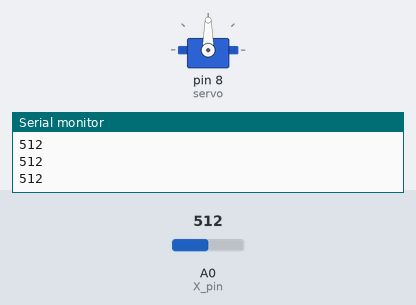
The sketch below on a simulated Arduino Uno, built with avr-gcc and run on an emulated ATmega328P. Parts: servo, the last lines printed to the serial monitor. Inputs (shaded band) come from the test bench; at power-on: A0 (X_pin) = 512.

Above: at 1.2 s.
1.3 s: A0 (X_pin) set to 164
At 2.3 s:
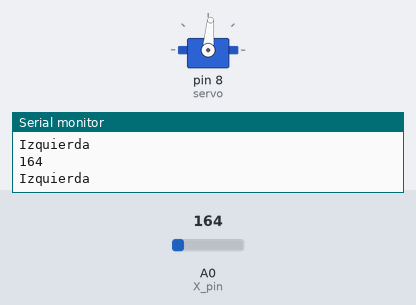
2.8 s: A0 (X_pin) set to 139
At 3.6 s:
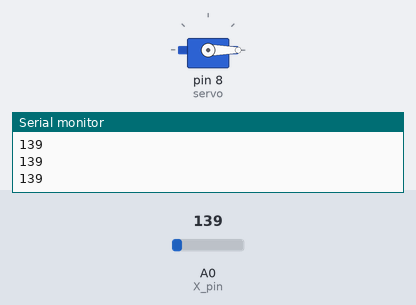
4.3 s: A0 (X_pin) set to 910
At 5.4 s:
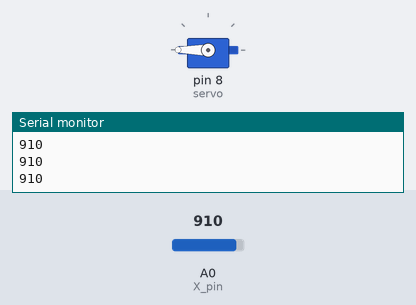
5.8 s: A0 (X_pin) set to 890
At 7.0 s:
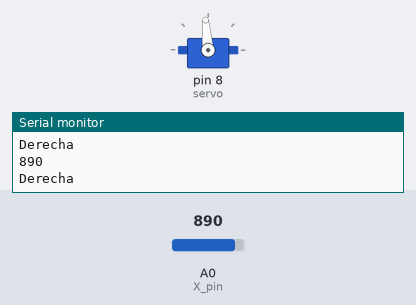
7.3 s: A0 (X_pin) set to 1023
At 7.8 s:
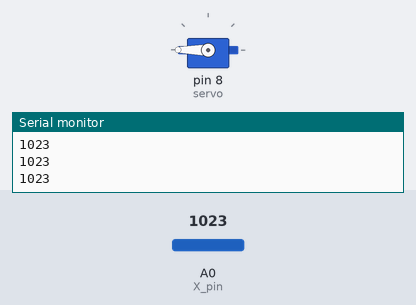
Timing chart, 0 to 9.8 s (numbered marks = the images above; inputs shaded):
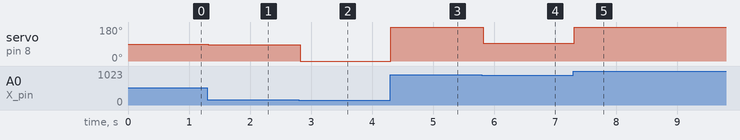

The sketch:

Ejercicio4.2.ino
```cpp
// C++ code
// GRUPO B3
// Mateo Rico Iglesias
// Chen Xin Pan Wang
// Eduardo Blanco Bielsa

#include <Servo.h>
//2.-
Servo servo;
int boton_pin = 7; // Pin digital para el botón
int X_pin = A0; // Pin analógico para leer eje X
bool derecha = false;
bool izquierda = false;

void setup(){
 Serial.begin(9600);
 servo.attach(8);
 pinMode(boton_pin, INPUT_PULLUP);
}
void loop(){
  int movimientoJoystickX = detectarJoystick();
  Serial.println(movimientoJoystickX);
 if(movimientoJoystickX < 490 && movimientoJoystickX > 150){
  Serial.println("Izquierda");
   girarIzquierdaLento();
 } else if(movimientoJoystickX < 150){
      girarIzquierdaRapido();
 }
 else if(movimientoJoystickX > 530 && movimientoJoystickX < 900){
   Serial.println("Derecha");
   girarDerechaLento();
 } else if(movimientoJoystickX > 900){
      girarDerechaRapido();
 }
 else if (movimientoJoystickX > 490 && movimientoJoystickX < 530) {
    servo.write(90);
 }
}

void girarIzquierdaRapido(){
  servo.write(0);
}

void girarIzquierdaLento(){
  servo.write(85);
}

void girarDerechaRapido(){
  servo.write(180);
}

void girarDerechaLento(){
  servo.write(95);
}
int detectarJoystick(){
 return analogRead(X_pin);
}
```

Measured:
- the behaviour switches between 150 and 149 on A0 (X_pin) (found by bisection; images 1 and 2)
- the behaviour switches between 900 and 899 on A0 (X_pin) (found by bisection; images 3 and 4)
- after the input at 1.3 s, servo on pin 8 (servo): 90° → 85° at once
- after the input at 2.8 s, servo on pin 8 (servo): 85° → 0° at once
- after the input at 4.3 s, servo on pin 8 (servo): 0° → 180° at once
- after the input at 5.8 s, servo on pin 8 (servo): 180° → 95° at once
- after the input at 7.3 s, servo on pin 8 (servo): 95° → 180° at once
